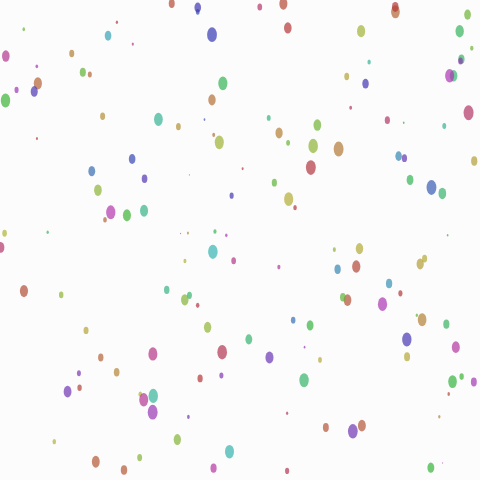
Frame 1 (no input)
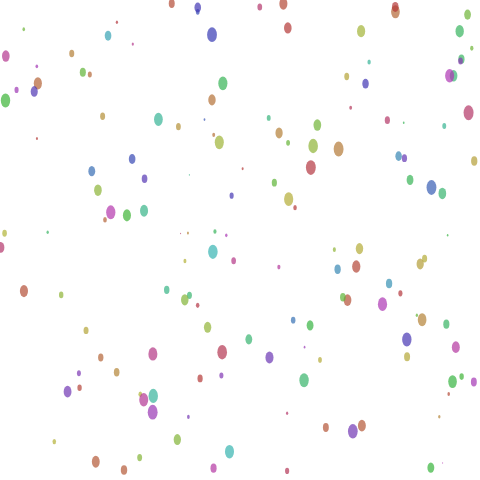
Frame 2 (the mouse pressed at the canvas centre, redrawn once)

The p5.js sketch that drew these frames (run headless with seeded random() and noise() and a simulated clock; the mouse was pressed at the canvas centre and the sketch redrawn once):

// p5.js sketch
// ── sketch.js
// GENUARY DAY 29: Genetic evolution and mutation
// Minimal population with selection+mutation on keypress

let population = [];
const POP = 24;

function setup() {
  createCanvas(480, 480);
  noLoop();
  resetPop();
  redraw();
}

function resetPop() {
  population = [];
  for (let i = 0; i < POP; i++) population.push(randomGenome());
}

function randomGenome() {
  // genome: set of circles {x,y,r,h}
  const genes = [];
  const n = int(random(3, 10));
  for (let i = 0; i < n; i++)
    genes.push({
      x: random(width),
      y: random(height),
      r: random(6, 60),
      h: random(360),
    });
  return genes;
}

function drawGenome(g, ox, oy, sw, sh) {
  push();
  translate(ox, oy);
  scale(sw / width, sh / height);
  noStroke();
  for (let c of g) {
    fill(c.h, 70, 70, 70);
    ellipse(c.x, c.y, c.r);
  }
  pop();
}

function fitness(g) {
  // prefer larger coverage with some diversity
  let area = 0;
  for (let c of g) area += PI * sq(c.r / 2);
  return area + random(-1000, 1000);
}

function keyPressed() {
  if (key === "r") {
    resetPop();
    redraw();
  } else if (key === "e") {
    // evolve one generation: select top half, reproduce
    population.sort((a, b) => fitness(b) - fitness(a));
    const survivors = population.slice(0, POP / 2);
    const kids = [];
    while (survivors.length + kids.length < POP) {
      const p = random(survivors);
      const child = p.map((c) => ({
        x: constrain(c.x + random(-20, 20), 0, width),
        y: constrain(c.y + random(-20, 20), 0, height),
        r: max(2, c.r + random(-8, 8)),
        h: (c.h + random(-30, 30) + 360) % 360,
      }));
      kids.push(child);
    }
    population = survivors.concat(kids);
    redraw();
  }
}

function draw() {
  background(252);
  colorMode(HSB, 360, 100, 100, 100);
  const cols = 6;
  const rows = ceil(population.length / cols);
  const w = width / cols;
  const h = height / rows;
  for (let i = 0; i < population.length; i++) {
    const gx = (i % cols) * w;
    const gy = floor(i / cols) * h;
    drawGenome(population[i], gx, gy, w, h);
  }
}

function mousePressed() {
  // show fitness of clicked genome in console
  const cols = 6;
  const w = width / cols;
  const idx =
    floor(mouseX / w) +
    floor(mouseY / (height / ceil(population.length / cols))) * cols;
  if (population[idx]) console.log("fitness:", fitness(population[idx]));
}
